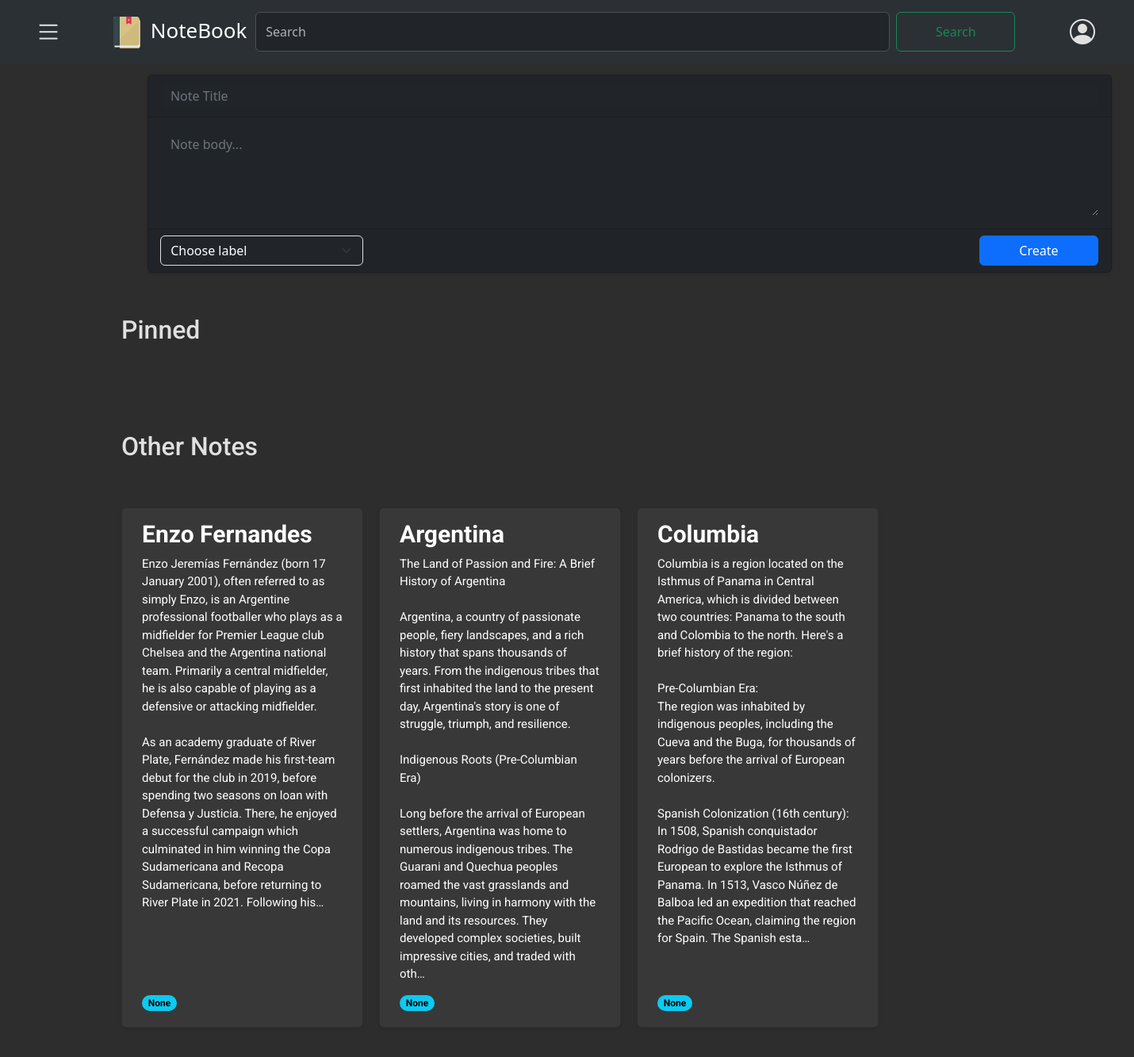
The page /notes/ (signed in) on the database its author committed.
### notes/models.py (models this page shows, shortened)
class Note(models.Model):
    user= models.ForeignKey(CustomUser,on_delete=models.CASCADE, related_name='notes')
    title= models.CharField(max_length=100, null=False)
    body= models.TextField()
    label= models.ManyToManyField(Label, related_name="labels", blank=True)
    archived= models.BooleanField(default=False)
    pinned= models.BooleanField(default= False)
    created = models.DateTimeField(auto_now_add= True)
    updated= models.DateTimeField(auto_now=True)
    trashed = models.BooleanField(default=False)
    trashed_at= models.DateTimeField(null=True, blank=True)
    class Meta:
        ordering= ['-updated']
        indexes= [
            models.Index(fields=["-updated"])
        ]
        verbose_name = "Note"
        verbose_name_plural= "Notes"
    def get_labels(self, obj):
        return ", ".join([label.name for label in obj.label.all()])
    get_labels.short_description = 'Labels'

### notes/views.py (the view)
# urls.py: path('', notes_list, name='note_list'),
@login_required
def notes_list(request):
    user = request.user
    form = NoteForm()
    pinned_notes = Note.objects.filter(user=user, pinned=True, archived=False, trashed= False)
    other_notes = Note.objects.filter(user=user, pinned=False, archived=False,  trashed= False)
    return render(request,
                  'notes/note/list.html',
                  {'pinned_notes': pinned_notes,
                   'other_notes': other_notes,
                   'form': form})

### notes/forms.py
class NoteForm(forms.ModelForm):
    class Meta:
        model = Note
        fields = ['title', 'body', 'label', 'archived', 'pinned']
        widgets = {
            'label': forms.Select(),
        }
    def __init__(self, *args, **kwargs):
        user = kwargs.pop('user', None)  # Get the user from kwargs
        super().__init__(*args, **kwargs)
        if user is not None:
            self.fields['label'].queryset = Label.objects.filter(user=user)
            self.fields['label'].widget.choices = [(label.id, label.name) for label in self.fields['label'].queryset]

### notes/context_processors.py (called while the page is built)
def labels_processor(request):
    if request.user.is_authenticated:
        labels = Label.objects.filter(user=request.user)
    else:
        labels = Label.objects.none()
    return {
        'labels': labels,
    }

### notes/templates/notes/note/list.html (shortened to what this page needs)
{% extends "notes/base.html" %}
{% block content %}
{% load static %}
<p class="text-capitalize" id="pinnedArea" style="font-weight: bold; font-size: larger;">PINNED NOTES</p>
<div class="card-container">
</div>
<p class="text-capitalize" style="font-weight: bold; font-size: larger;" id="noteArea" >OTHER NOTES</p>
<div class="card-container">
    {% for other_note in other_notes %}
    <div class="card" data-note-id="{{ other_note.id }}">
        <a href="#" class="note-link" data-note-id="{{ other_note.id }}">
            <h5 class="card-title">{{ other_note.title }}</h5>
            <p class="card-text">{{ other_note.body|truncatechars:650 }}</p>
        </a>
        <span class="badge rounded-pill text-bg-info">{{ other_note.label.name }}</span>
    </div>
    {% endfor %}
</div>
{% endblock %}

### notes/static/css/notes.css (style rules this page uses)
:root { --bg-color: #2d2d2d; --text-color: #e0e0e0; --secondary-text-color: #b0b0b0; --card-bg-color: #383838; }
html, body { background-color: #2d2d2d !important; color: #e0e0e0 !important; font-family: 'Roboto', sans-serif; }
.card-container { display: grid; grid-template-columns: repeat(auto-fill, minmax(250px, 1fr)); gap: 20px; padding: 10px; font-family: 'Roboto', Arial, sans-serif; width: 1300px; margin-top: 30px; margin-bottom: 30px; background-color: #2d2d2d !important; border-color: #444 !important; text-align: justify; }
.card { border-radius: 8px; padding: 15px 25px; box-shadow: 0 2px 4px rgba(0,0,0,0.1); background-color: #383838 !important; position: relative; padding-bottom: 20px; }
.card-title { font-size: 30px; font-weight: bold; margin-bottom: 15px; color: white !important; text-align: left; padding: 0 ; }
.card-text { font-size: 15px; color: white; text-align: left; padding: 0 0 35px; line-height: 1.5; white-space: pre-wrap; word-wrap: break-word; }
.note-link { text-decoration: none; color: inherit; }
.text-capitalize { font-family: 'Roboto', Arial, sans-serif; font-size: 18px; margin: 0; font-weight: normal; padding: 10px; }
.badge { display: inline-block; position: absolute; bottom: 20px; }

### rows shown on the page
Note: title "Enzo Fernandes", body "Enzo Jeremías Fernández (born 17 January 2001), often referred to as simply Enzo, is an Argentine professional footballer who plays as a midfielder for Premier League club Chelsea and the Argentina national team. Primarily a central midfielder, he is also capable of playing as a defensive or attacking midfielder. As an academy graduate of River Plate, Fernández made his first-team debut for the club in 2019, before spending two seasons on loan with Defensa y Justicia. There, he enjoyed a successful campaign which culminated in him winning the Copa Sudamericana and Recopa Sudamericana, before returning to River Plate in 2021. Following his…", label.name "None"
Note: title "Argentina", body "The Land of Passion and Fire: A Brief History of Argentina Argentina, a country of passionate people, fiery landscapes, and a rich history that spans thousands of years. From the indigenous tribes that first inhabited the land to the present day, Argentina's story is one of struggle, triumph, and resilience. Indigenous Roots (Pre-Columbian Era) Long before the arrival of European settlers, Argentina was home to numerous indigenous tribes. The Guarani and Quechua peoples roamed the vast grasslands and mountains, living in harmony with the land and its resources. They developed complex societies, built impressive cities, and traded with oth…", label.name "None"
Note: title "Columbia", body "Columbia is a region located on the Isthmus of Panama in Central America, which is divided between two countries: Panama to the south and Colombia to the north. Here's a brief history of the region: Pre-Columbian Era: The region was inhabited by indigenous peoples, including the Cueva and the Buga, for thousands of years before the arrival of European colonizers. Spanish Colonization (16th century): In 1508, Spanish conquistador Rodrigo de Bastidas became the first European to explore the Isthmus of Panama. In 1513, Vasco Núñez de Balboa led an expedition that reached the Pacific Ocean, claiming the region for Spain. The Spanish esta…", label.name "None"
